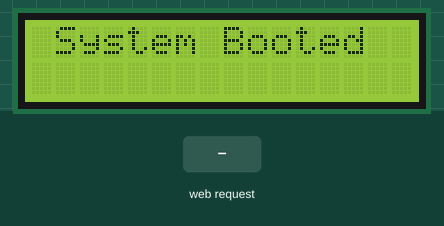
This sketch was run on a simulated ESP8266 (NodeMCU). Parts: 16×2 character LCD. The test bench sets the inputs (shaded band). WiFi joins after 1.5 s; servers stay silent unless stated; what the sketch prints to the serial monitor is not drawn.

Above: at 0.1 s.
At 2.2 s:
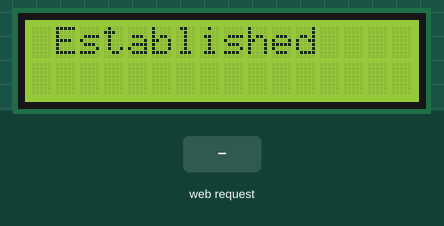
At 4.3 s:
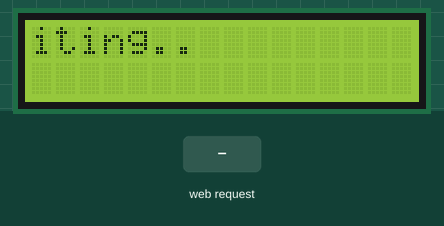
4.4 s: HTTP request GET /get received
Timing chart, 0 to 7.4 s (numbered marks = the images above; inputs shaded):
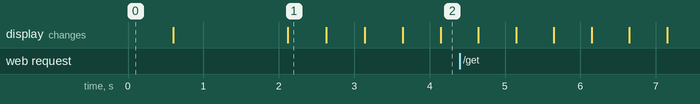

Measured:
- what the display in image 1 shows lasts 0.5 s, from 2.1 s to 2.6 s

The sketch:

Wireless_notice_board.ino
```cpp
//IOT based Wireless Smart Notice Board

#include <Wire.h>
#include <LiquidCrystal_I2C.h>
#include <ESP8266WiFi.h>
#include <ESPAsyncTCP.h>
#include <ESPAsyncWebServer.h>

LiquidCrystal_I2C lcd(0x27, 16, 2);


AsyncWebServer server(80);

const char* ssid = "realme GT Master Edition";  //wifi ssid
const char* password = "gotohell";   //wifi password

const char* PARAM_INPUT_1 = "input1";

const char index_html[] PROGMEM = R"rawliteral(
<!DOCTYPE HTML><html><head>
    <title>IOT Based Wireless Notice Board</title>
    <meta name="viewport" content="width=device-width, initial-scale=5">
    <script src="https://cdn.tailwindcss.com"></script>
    <link rel = "icon" href =
"https://upload.wikimedia.org/wikipedia/en/d/d4/Asansol_Engineering_College_Logo.png"
        type = "image/x-icon">
    </head><body>


<div class="flex min-h-full flex-col justify-center px-6 py-12 lg:px-8">
  <div class="sm:mx-auto sm:w-full sm:max-w-sm">
    <img class="mx-auto h-10 w-auto" src="https://upload.wikimedia.org/wikipedia/en/thumb/d/d4/Asansol_Engineering_College_Logo.png/220px-Asansol_Engineering_College_Logo.png" alt="Your Company">
    <h2 class="mt-10 text-center text-2xl font-bold leading-9 tracking-tight text-gray-900">IOT Based Wireless Notice Board</h2>
  </div>

  <div class="mt-10 sm:mx-auto sm:w-full sm:max-w-sm">
    <form class="space-y-6" action="/get">
      <div>
        <label for="email" class="block text-sm font-medium leading-6 text-gray-900">Enter the text to Display :</label>
        <div class="mt-2">
          <input type="text" name="input1" required class="block w-full rounded-md border-0 py-1.5 text-gray-900 shadow-sm ring-1 ring-inset ring-gray-300 placeholder:text-gray-400 focus:ring-1 focus:ring-inset focus:ring-indigo-400 sm:text-sm sm:leading-6">
        </div>
      </div>

      <div>
        <button type="submit" value="Send" class="flex w-full justify-center rounded-md bg-indigo-600 px-3 py-1.5 text-sm font-semibold leading-6 text-white shadow-sm hover:bg-indigo-500 focus-visible:outline focus-visible:outline-2 focus-visible:outline-offset-2 focus-visible:outline-indigo-600">Display</button>
      </div>
    </form>
</div>

<div class="bg-white py-24 sm:py-32">
  <div class="mx-auto grid max-w-7xl gap-x-8 gap-y-20 px-6 lg:px-8 xl:grid-cols-3">
    <div class="max-w-2xl">
      <h2 class="text-3xl font-bold tracking-tight text-gray-900 sm:text-4xl">Meet our Team</h2>
    </div>
    <ul role="list" class="grid gap-x-8 gap-y-12 sm:grid-cols-2 sm:gap-y-16 xl:col-span-2">
      <li>
        <div class="flex items-center gap-x-6">
          <div>
            <h3 class="text-base font-semibold leading-7 tracking-tight text-gray-900">Partha Sarathi Pal</h3>
            <p class="text-sm font-semibold leading-6 text-indigo-600">ECE Sec-A Roll- 1080321120</p>
            <h3 class="text-base font-semibold leading-7 tracking-tight text-gray-900">Swarnali Mukherjee</h3>
            <p class="text-sm font-semibold leading-6 text-indigo-600">ECE Sec-A Roll- 1080321121</p>
            <h3 class="text-base font-semibold leading-7 tracking-tight text-gray-900">Suvam Sadhu</h3>
            <p class="text-sm font-semibold leading-6 text-indigo-600">ECE Sec-A Roll- 1080320008</p>
            <h3 class="text-base font-semibold leading-7 tracking-tight text-gray-900">Ritwick Bhattacharya</h3>
            <p class="text-sm font-semibold leading-6 text-indigo-600">ECE Sec-A Roll- 108032119</p>

          </div>
</div>


</body>
</html>)rawliteral";

void notFound(AsyncWebServerRequest *request) {
  request->send(404, "text/plain", "Not found");
}

void setup()
{
  Serial.begin(115200);
  Wire.begin();
  lcd.begin(16,2);
  lcd.backlight();
  lcd.clear();
  lcd.setCursor(1,0);
  lcd.print("System Booted");
  delay(500);
  WiFi.mode(WIFI_STA);
  WiFi.begin(ssid, password);
  lcd.clear();
  lcd.print("Connecting to Wifi...");
  if (WiFi.waitForConnectResult() != WL_CONNECTED) {
    Serial.println("WiFi Failed!");
    lcd.clear();
    lcd.print("Faliure!!");

    return;
  }
  else
      {
        lcd.clear();
        lcd.setCursor(1,0);
        lcd.print("Established");
        delay(500);
        lcd.clear();
        lcd.setCursor(1,0);
        lcd.print("Starting");
        delay(500);
      }
  lcd.clear();
  lcd.setCursor(1,0);
  lcd.print("Waiting..");
  Serial.println();
  Serial.print("IP Address: ");
  Serial.println(WiFi.localIP());

  server.on("/", HTTP_GET, [](AsyncWebServerRequest *request){
    request->send_P(200, "text/html", index_html);
  });

  server.on("/get", HTTP_GET, [] (AsyncWebServerRequest *request) {
    String message;
    String inputParam;
    if (request->hasParam(PARAM_INPUT_1)) {
      message = request->getParam(PARAM_INPUT_1)->value();
      inputParam = PARAM_INPUT_1;
       lcd.clear();
       lcd.setCursor(0,0);

      lcd.print(message);
    }
    else {
      message = "No message sent";
      inputParam = "none";
    }
    Serial.println(message);

  request->send(200, "text/html", index_html);
  });
  server.onNotFound(notFound);
  server.begin();
}

void loop()
{
    for (int positionCounter = 0; positionCounter < 29; positionCounter++) {
    lcd.scrollDisplayLeft();
    delay(500);
  }
}
```
